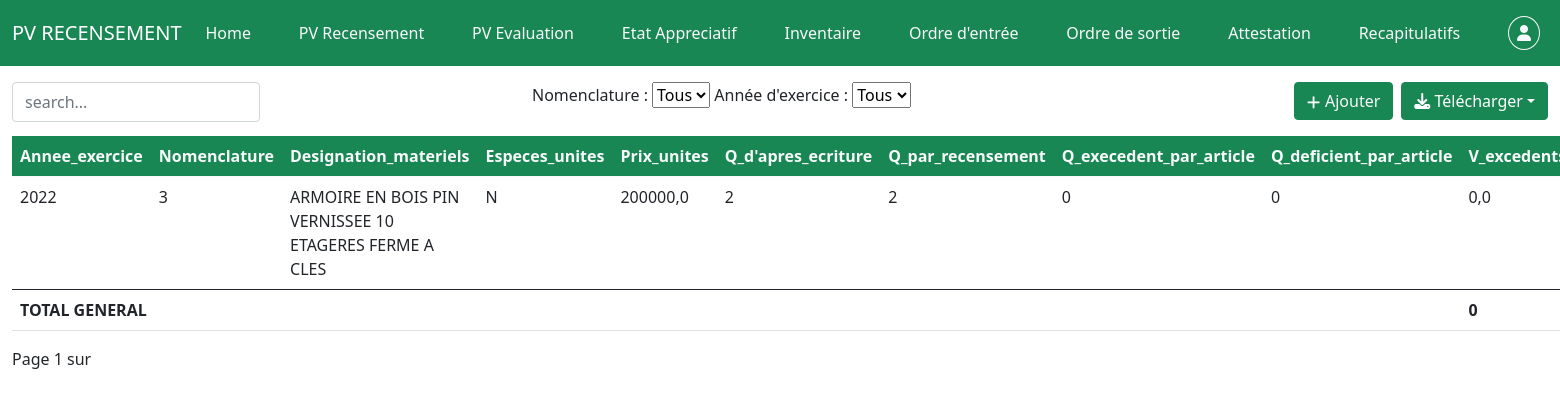
The app's page /pv_recensement/1 (signed in) with its own data.
### patrimoine/models.py (models this page shows, shortened)
class PVRecensement(models.Model):
    Budget = models.CharField(max_length=50, blank=True, null=True)
    Imputation_administrative = models.CharField(max_length=50, blank=True, null=True)
    Designation_chapitre = models.CharField(max_length=10, blank=True, null=True)
    Libelle_article = models.CharField(max_length=100, blank=True, null=True)
    Designation_magasin_ou_materiels_service = models.CharField(max_length=100, blank=True, null=True)
    Nom_et_qualite_recenseur = models.CharField(max_length=100, blank=True, null=True)
    Nom_et_qualite_depositaire_comptable = models.CharField(max_length=250, blank=True, null=True)
    Service = models.ForeignKey(Service, on_delete=models.CASCADE)
    Annee_exercice = models.CharField(max_length=50)
    Nomenclature = models.IntegerField()
    Designation_materiels = models.CharField(max_length=250)
    Especes_unites = models.CharField(max_length=50)
    Prix_unites = models.FloatField(default=0.00)
    Quantites_d_apres_ecriture = models.IntegerField(default=0)
    Quantites_par_recensement = models.IntegerField(default=0)
    Quantites_execedent_par_article = models.IntegerField(default=0)
    Quantites_deficient_par_article = models.IntegerField(default=0)
    valeurs_excedents_par_article = models.FloatField(default=0.00)
    valeurs_excedents_par_nomenclature = models.FloatField(default=0.00)
    valeurs_deficits_par_article = models.FloatField(default=0.00)
    valeurs_des_deficits_par_nomenclature = models.FloatField(default=0.00)
    valeurs_des_existants = models.FloatField(default=0.00)
    Observations = models.CharField(max_length=250)

### patrimoine/views.py (the view)
# urls.py: path('pv_recensement/<int:service_id>', PVRecensement_table, name="pv_recensement"),
@login_required
def PVRecensement_table(request, service_id):
    service = get_object_or_404(Service, id=service_id)
    pvrecensements = PVRecensement.objects.filter(Service=service)
    selected_nomenclature = request.GET.get('nomenclature')
    selected_annee_exercice = request.GET.get('annee_exercice')
    if selected_nomenclature:
        pvrecensements = pvrecensements.filter(Nomenclature=selected_nomenclature)
    if selected_annee_exercice:
        pvrecensements = pvrecensements.filter(Annee_exercice=selected_annee_exercice)
    paginator = Paginator(pvrecensements, 2)
    page_number = request.GET.get('page')
    page_obj = paginator.get_page(page_number)
    recap = pvrecensements.values('Nomenclature').annotate(
        total_existants=Sum('valeurs_des_existants'),
        total_excedents=Sum('valeurs_excedents_par_article'),
        total_deficits=Sum('valeurs_deficits_par_article')
    ).order_by('Nomenclature')
    Total_general = {
        'total_valeurs_des_existants': recap.aggregate(Sum('total_existants'))['total_existants__sum'] or 0,
        'total_valeurs_excedents_par_article': recap.aggregate(Sum('total_excedents'))['total_excedents__sum'] or 0,
        'total_valeurs_deficits_par_article': recap.aggregate(Sum('total_deficits'))['total_deficits__sum'] or 0,
    }
    context = {
        "pvrecensements": pvrecensements,
        "Total_general": Total_general,
        "recap": recap,
        "selected_nomenclature": selected_nomenclature,
        "selected_annee_exercice": selected_annee_exercice,
        "service": service,
        "page_obj": page_obj,
    }
    return render(request, "patrimoine/pvrecensement.html", context)

### patrimoine/templates/patrimoine/pvrecensement.html (shortened to what this page needs)
{% load static %}
<!DOCTYPE html>
<html lang="en">
<head>
  <link rel="stylesheet" href="{% static 'patrimoine/css/all.min.css' %}">
  <link rel="stylesheet" href="{% static 'patrimoine/css/bootstrap.min.css' %}">
</head>
<body class="d-flex flex-column min-vh-100">
    <nav class="navbar navbar-expand-lg navbar-dark bg-success">
        <div class="container-fluid">
            <a class="navbar-brand" href="#">
                PV RECENSEMENT
            </a>
            <div class="collapse navbar-collapse" id="navbar1">
                <ul class="navbar-nav me-auto">
                    <li class="nav-item">
                      <a class="nav-link text-light" href="{% url 'afficher_regions' %}">Home</a>
                    </li>
                </ul>
                <ul class="navbar-nav me-auto">
                    <li class="nav-item">
                      <a class="nav-link text-light" href="{% url 'pv_recensement' service.id %}">PV Recensement</a>
                    </li>
                </ul>
                <ul class="navbar-nav me-auto">
                    <li class="nav-item">
                      <a class="nav-link text-light" href="{% url 'pv_evaluation' service.id %}">PV Evaluation</a>
                    </li>
                </ul>
                <ul class="navbar-nav me-auto">
                    <li class="nav-item">
                      <a class="nav-link text-light" href="{% url 'etat_appreciatif' service.id %}">Etat Appreciatif</a>
                    </li>
                </ul>
                <ul class="navbar-nav me-auto">
                    <li class="nav-item">
                      <a class="nav-link text-light" href="{% url 'inventaire' service.id %}">Inventaire</a>
                    </li>
                </ul>
                <ul class="navbar-nav me-auto">
                    <li class="nav-item">
                      <a class="nav-link text-light" href="{% url 'ordre_entree' service.id %}">Ordre d'entrée</a>
                    </li>
                </ul>
                <ul class="navbar-nav me-auto">
                    <li class="nav-item">
                      <a class="nav-link text-light" href="{% url 'ordre_sortie' service.id %}">Ordre de sortie</a>
                    </li>
                </ul>
                <ul class="navbar-nav me-auto">
                    <li class="nav-item">
                      <a class="nav-link text-light" href="{% url 'attestation' service.id %}">Attestation</a>
                    </li>
                </ul>
                <ul class="navbar-nav me-auto">
                    <li class="nav-item">
                      <a class="nav-link text-light" href="{% url 'recapitulatif_inventaire' service.id %}">Recapitulatifs</a>
                    </li>
                </ul>
                {% if user.is_authenticated %}
                <ul class="navbar-nav">
                    <li class="nav-item">
                      <a class="nav-link text-light" href="{% url 'logout' %}" data-bs-toggle="popover" data-bs-trigger="hover" data-bs-content="Se deconnecter"><i class="fas fa-user p-2" style="padding: 2px; border:1px solid; border-radius: 50%;"></i></a>
                    </li>
                </ul>
                {% endif %}
            </div>
        </div>
    </nav>
<div class="container-fluid mt-3">
    <div class="bar row d-flex flex-row">
        <div class="filter col d-flex flex-row" style="height: 5vh;">
            <input type="text" class="form-control" style="width: 50%; height: 5vh; margin-right: 5px;" id="Search" placeholder="search..." name="search">
        </div>
        <div class="col d-flex flex-row">
          <form method="get" action="" id="global-filters-form">
            <label for="nomenclature">Nomenclature :</label>
            <select name="nomenclature" id="nomenclature" onchange="document.getElementById('global-filters-form').submit();">
                <option value="">Tous</option>
            </select>
            <label for="annee_exercice">Année d'exercice :</label>
            <select name="annee_exercice" id="annee_exercice" onchange="document.getElementById('global-filters-form').submit();">
                <option value="">Tous</option>
            </select>
        </form>
        </div>
        <div class=" col bouton me-auto d-flex justify-content-end align-items-right">
            <a class="btn btn-success text-light mb-3 me-2" href="{% url 'ajout_pv_recensement' service.id %}">Ajouter</a>
            <form method="get" action="{% url 'export_pvrecensement' service.id %}">
              <div class="dropdown">
                  <button class="btn btn-success dropdown-toggle" data-bs-toggle="dropdown"><i class="fas fa-download"></i> Télécharger</button>
              </div>
          </form>
        </div>
    </div>
        <table class="table table-hover table-responsive">
            <thead>
              <tr class="bg-success text-light">
                <th>Annee_exercice</th>
                <th>Nomenclature</th>
                <th>Designation_materiels</th>
                <th>Especes_unites</th>
                <th>Prix_unites</th>
                <th>Q_d'apres_ecriture</th>
                <th>Q_par_recensement</th>
                <th>Q_execedent_par_article</th>
                <th>Q_deficient_par_article</th>
                <th>V_excedents_par_article</th>
              </tr>
            </thead>
          <tbody id="tbody">
                  {% for pvrecensement in page_obj %}
                      <tr id="liste" class="table-bordered">
                          <td> {{ pvrecensement.Annee_exercice }} </td>
                          <td>{{ pvrecensement.Nomenclature }}</td>
                          <td>{{ pvrecensement.Designation_materiels }}</td>
                          <td>{{ pvrecensement.Especes_unites }}</td>
                          <td>{{ pvrecensement.Prix_unites }}</td>
                          <td>{{ pvrecensement.Quantites_d_apres_ecriture }}</td>
                          <td>{{ pvrecensement.Quantites_par_recensement }}</td>
                          <td> {{ pvrecensement.Quantites_execedent_par_article }} </td>
                          <td>{{ pvrecensement.Quantites_deficient_par_article }}</td>
                          <td>{{ pvrecensement.valeurs_excedents_par_article }}</td>
                      </tr>
                  {% endfor %}
          </tbody>
          <tfoot>
              <tr>
                  <th colspan="9">TOTAL GENERAL</th>
                  <th> {{ Total_general.total_valeurs_excedents_par_article }} </th>
              </tr>
          </tfoot>
          </table>
            <div class="pagination pagination-sm">
                    <span class="current">
                        Page {{ page_obj.number }} sur {{ page_object.paginator.num_pages }}
                    </span>
            </div>
</body>

### records on screen
PVRecensement: Annee_exercice "2022", Nomenclature "3", Designation_materiels "ARMOIRE EN BOIS PIN VERNISSEE 10 ETAGERES FERME A CLES", Especes_unites "N", Prix_unites "200000,0", Quantites_d_apres_ecriture "2", Quantites_par_recensement "2", Quantites_execedent_par_article "0", Quantites_deficient_par_article "0", valeurs_excedents_par_article "0,0"

### other values on screen
{{ Total_general.total_valeurs_excedents_par_article }} "0"
{{ page_obj.number }} "1"
